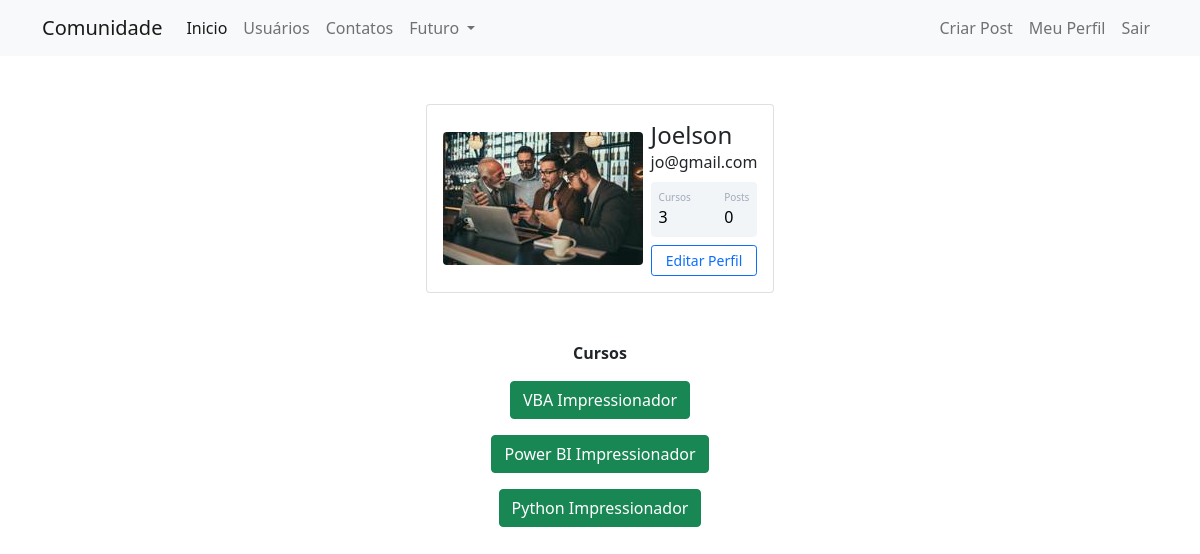
Page /perfil (signed in) on the committed database.
### comunidade/models.py (models this page shows)
class Usuario(database.Model, UserMixin):
    id = database.Column(database.Integer, primary_key=True)
    username = database.Column(database.String, nullable=False)
    email = database.Column(database.String, nullable=False, unique=True)
    senha = database.Column(database.String, nullable=False)
    foto_perfil = database.Column(database.String, default='default.jpg')
    posts = database.relationship('Post', backref='autor', lazy=True)
    cursos = database.Column(database.String, nullable=False, default='Não Informado')

### comunidade/routes.py (the view)
@app.route('/perfil')
@login_required
def perfil():
    foto_perfil = url_for('static', filename='fotos_perfil/{}'.format(current_user.foto_perfil))
    return render_template('perfil.html', foto_perfil=foto_perfil)

### comunidade/models.py (called while the page is built)
@login_manager.user_loader
def load_usuario(id_usuario):
    return Usuario.query.get(int(id_usuario))

### comunidade/templates/perfil.html (shortened to what this page needs)
{% extends 'base.html' %}
{% block body %}
    <div class="container mt-5 d-flex justify-content-center">
        <div class="card p-3">
            <div class="d-flex align-items-center">
                <div class="image me-2">
                    <img src="{{ foto_perfil }}" class="rounded" width="200">
                </div>
                <div class="ml-3 w-100">
                   <h4 class="mb-0 mt-0">{{ current_user.username }}</h4>
                   <span>{{ current_user.email }}</span>
                   <div class="p-2 mt-2 bg-primary d-flex justify-content-between rounded text-white stats">
                        {% if 'Não Informado' in current_user.cursos or current_user.cursos == '' %}
                            <div class="d-flex flex-column">
                                <span class="articles">Cursos</span>
                                <span class="number1">0</span>
                            </div>
                        {% else %}
                            <div class="d-flex flex-column">
                                <span class="articles">Cursos</span>
                                <span class="number1">{{ current_user.cursos.count(';') + 1 }}</span>
                            </div>
                        {% endif %}
                        <div class="d-flex flex-column">
                            <span class="rating">Posts</span>
                            <span class="number3">0</span>
                        </div>
                   </div>
                   <div class="button mt-2 d-flex flex-row align-items-center">
                        <a class="w-100" href="{{ url_for('editar_perfil') }}">
                            <button class="btn btn-sm btn-outline-primary w-100">Editar Perfil</button>
                        </a>
                   </div>
                </div>
            </div>
        </div>
    </div>
    <section class="row justify-content-center">
        <article class="col-4 mt-5 text-center">
            <strong>Cursos</strong><br>
            {% for curso in current_user.cursos.split(';') %}
                <button type="button" class="btn btn-success mt-3" disable>{{ curso }}</button>
            {% endfor %}
        </article>
    </section>
{% endblock %}

### comunidade/static/main.css (style rules this page uses)
.stats { background: #f2f5f8 !important; color: #000 !important; }
.articles,.followers,.rating { font-size:10px; color: #a1aab9; }
.number1,.number2,.number3 { font-weight:500; }

### rows in the picture
Usuario: username "Joelson", email "jo@gmail.com", cursos "3"

### other values in the picture
{{ curso }} "VBA Impressionador" "Power BI Impressionador" "Python Impressionador"
